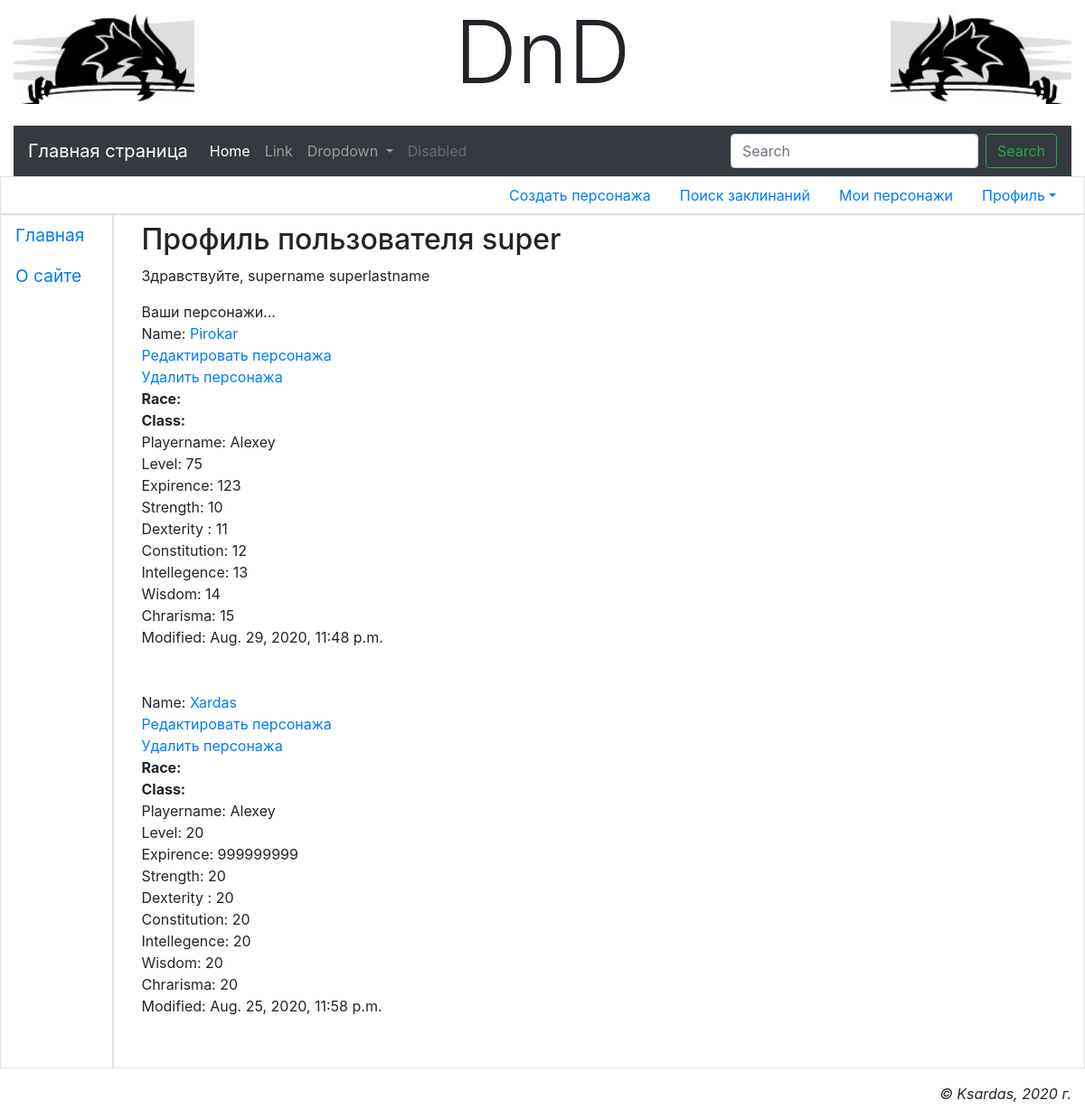
The page /main/accounts/profile/ (signed in) on the database its author committed.
### main/models.py (models this page shows, shortened)
class AdvUser(AbstractUser):
    is_activated = models.BooleanField(default=True, db_index=True, verbose_name='Прошёл активацию?')
    send_message = models.BooleanField(default=True, verbose_name='Слать сообщение о новых коментариях?')
    class Meta(AbstractUser.Meta):
        pass
    def __str__(self):
        return self.username

class CharBase(models.Model):
    owner = models.ForeignKey('AdvUser', null=False, on_delete=models.PROTECT, verbose_name='Владелец персонажа')
    name = models.CharField(db_index=True, unique=True, null=False, max_length=20, verbose_name='Имя персонажа')
    races = models.ManyToManyField(CharRaces, choices=CharRaces.RACE_CHOICES, max_length=20,
                                   verbose_name='Расса персонажа')
    playername = models.CharField(null=True, max_length=20, verbose_name='Реальное имя персонажа')
    level = models.IntegerField(null=False, default=1, verbose_name='Уровень персонажа')
    expirence = models.IntegerField(null=False, default=0, verbose_name='Опыт персонажа')
    strength = models.IntegerField(null=False, default=8, verbose_name='Сила персонажа')
    dexterity = models.IntegerField(null=False, default=8, verbose_name='Ловкость персонажа')
    constitution = models.IntegerField(null=False, default=8, verbose_name='Телосложение персонажа')
    intellegence = models.IntegerField(null=False, default=8, verbose_name='Интеллект персонажа')
    wisdom = models.IntegerField(null=False, default=8, verbose_name='Мудрость персонажа')
    chrarisma = models.IntegerField(null=False, default=8, verbose_name='Харизма персонажа')
    modified = models.DateTimeField(auto_now_add=True, db_index=True, verbose_name='Время модификации')
    spells = models.ManyToManyField(Spell)
    prof_bonus = models.IntegerField(null=True, default=0, verbose_name='Бонус мастерства')
    armor_class = models.IntegerField(null=True, default=0, verbose_name='Броня персонажа')
    speed = models.IntegerField(null=True, default=0, verbose_name='Скорость персонажа')
    initiative = models.IntegerField(null=True, default=0, verbose_name='Инициатива')
    inspiration = models.IntegerField(null=True, default=0, verbose_name='Вдохновение')
    hitpoints_max = models.IntegerField(null=True, default=0, verbose_name='Максимальое здоровье')
    hitpoints_curr = models.IntegerField(null=True, default=0, verbose_name='Текущее здоровье')
    hitpoints_temp = models.IntegerField(null=True, default=0, verbose_name='Временные очки здоровья')
    char_classes = models.ManyToManyField(CharClasses, choices=CharClasses.CLASS_CHOICES,
                                          verbose_name='Класс персонажа')
    world_view = models.IntegerField(null=True, default=0, verbose_name='Мировозрение')
    gender = models.BooleanField(default=True, verbose_name='Пол')
    age = models.IntegerField(null=True, default=21, verbose_name='Возраст персонажа')
    height = models.IntegerField(null=True, default=175, verbose_name='Рост персонажа')
    weight = models.IntegerField(null=True, default=60, verbose_name='Вес персонажа')
    hair = models.CharField(null=True, max_length=20, verbose_name='Цвет волос')
    eyes = models.CharField(null=True, max_length=20, verbose_name='Цвет глаз')
    skin = models.CharField(null=True, max_length=20, verbose_name='Цвет кожы')
    avatar = models.ImageField(null=True, blank=True, upload_to='avatars/', verbose_name='Аватар')
    pers_traits = models.CharField(null=True, max_length=20, verbose_name='Персональные черты')
    ideals = models.CharField(null=True, max_length=20, verbose_name='Идеалы')
    bonds = models.CharField(null=True, max_length=20, verbose_name='Привязанности')
    flaws = models.CharField(null=True, max_length=20, verbose_name='Пороки')
    char_history = models.TextField(default='', verbose_name='История персонажа')
    gold_count = models.IntegerField(null=True, default=0, verbose_name='Золото персонажа')
    silver_count = models.IntegerField(null=True, default=0, verbose_name='Серебро персонажа')
    copper_count = models.IntegerField(null=True, default=0, verbose_name='Медь персонажа')
    char = CharacterManager()
    objects = models.Manager()
    class Meta:
        ordering = ['-modified']

### main/views.py (the view)
# urls.py: path('accounts/profile/', profile, name='profile'),
@login_required
def profile(request):
    print("Current account: ", request.user)
    chars = CharBase.objects.filter(owner=request.user)
    return render(request, 'main/profile.html', {'chars': chars})

### main/templates/main/profile.html (shortened to what this page needs)
{% extends "layout/basic.html" %}
{% block content %}
<h2>Профиль пользователя {{ user.username }}</h2>
{% if user.first_name and user.last_name %}
<p> Здравствуйте, {{ user.first_name }} {{ user.last_name }}</p>
{% else %}
<p>Здравствуйте!</p>
{% endif %}
Ваши персонажи...
{% for ch in chars %}
<div>
    Name: <a href="{% url 'main:view_character' ch.name %}">{{ ch.name }}</a><br>
    <a href="{% url 'main:edit_character' ch.name %}">Редактировать персонажа</a><br>
    <a href="{% url 'main:delete_character' ch.name %}">Удалить персонажа</a><br>
    <b>Race:</b>
    <br>
    <b>Class:</b>
    <br>
    Playername:  {{ ch.playername }} <br>
    Level: {{ ch.level }} <br>
    Expirence: {{ ch.expirence }} <br>
    Strength: {{ ch.strength }} <br>
    Dexterity : {{ ch.dexterity }} <br>
    Constitution: {{ ch.constitution }} <br>
    Intellegence: {{ ch.intellegence }} <br>
    Wisdom: {{ ch.wisdom }} <br>
    Chrarisma: {{ ch.chrarisma }} <br>
    Modified:  {{ ch.modified }} <br>
    <br><br>
</div>
{% endfor %}
{% endblock %}

### rows shown on the page
AdvUser: username "super", first_name "supername", last_name "superlastname"
CharBase: name "Pirokar", playername "Alexey", level "75", expirence "123", strength "10", dexterity "11", constitution "12", intellegence "13", wisdom "14", chrarisma "15", modified "Aug. 29, 2020, 11:48 p.m."
CharBase: name "Xardas", playername "Alexey", level "20", expirence "999999999", strength "20", dexterity "20", constitution "20", intellegence "20", wisdom "20", chrarisma "20", modified "Aug. 25, 2020, 11:58 p.m."
